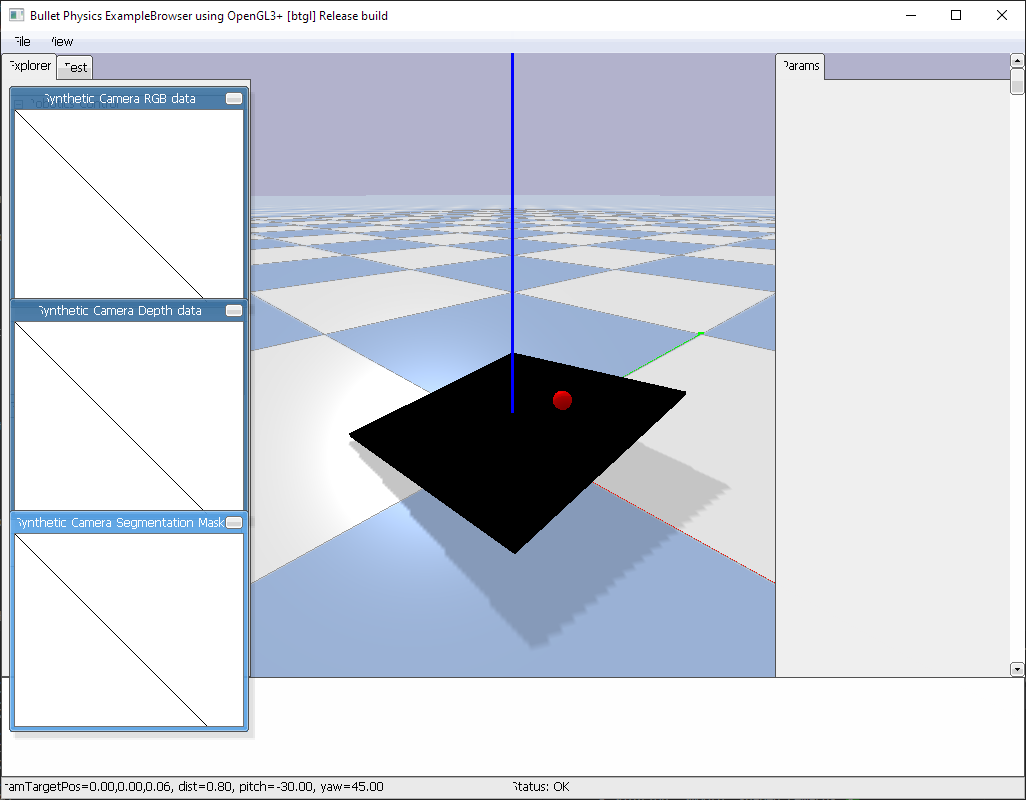
#> input picture sim.png, 1026 x 800 px
$ python -i camera_calibration_test.py   (imports and definitions only)
#> lines starting #> are read from the running program, lines starting #| are printed output that depends on the picture; after the words box and inside, x2 and y2 are one past the last pixel; in counts of white or black regions, pixels touching at a corner belong together
#> further down, picture is the input picture: shape (800, 1026, 3); mean B, G, R 219.9, 210.2, 205.5
"""
Camera Calibration Test - Safe Version

This script tests the table calibration process safely.
It will detect your table/mousemat and save the calibration data.

Usage: python camera_calibration_test.py
"""

import cv2
import numpy as np
import time
import os
import json
from typing import Optional, Tuple
import pyrealsense2 as rs


class CameraCalibrationTest:
    """
    Safe calibration test for table detection
    """

    def __init__(self):
        self.pipeline = None
        self.config = None
        self.table_corners_pixels = None
        # Mousemat dimensions (18cm x 22cm)
        self.table_width = 0.22   # 22cm width
        self.table_height = 0.18  # 18cm height

        # Output directory for calibration data
        self.output_dir = "calibration_data"
        if not os.path.exists(self.output_dir):
            os.makedirs(self.output_dir)
            print(f"📁 Created calibration directory: {self.output_dir}")

    # [19 lines left out: function initialize_camera, not called in this run]

    def detect_table_corners(self, image: np.ndarray) -> Optional[np.ndarray]:
        """Detect table corners (same as preview script)"""
        gray = cv2.cvtColor(image, cv2.COLOR_BGR2GRAY)
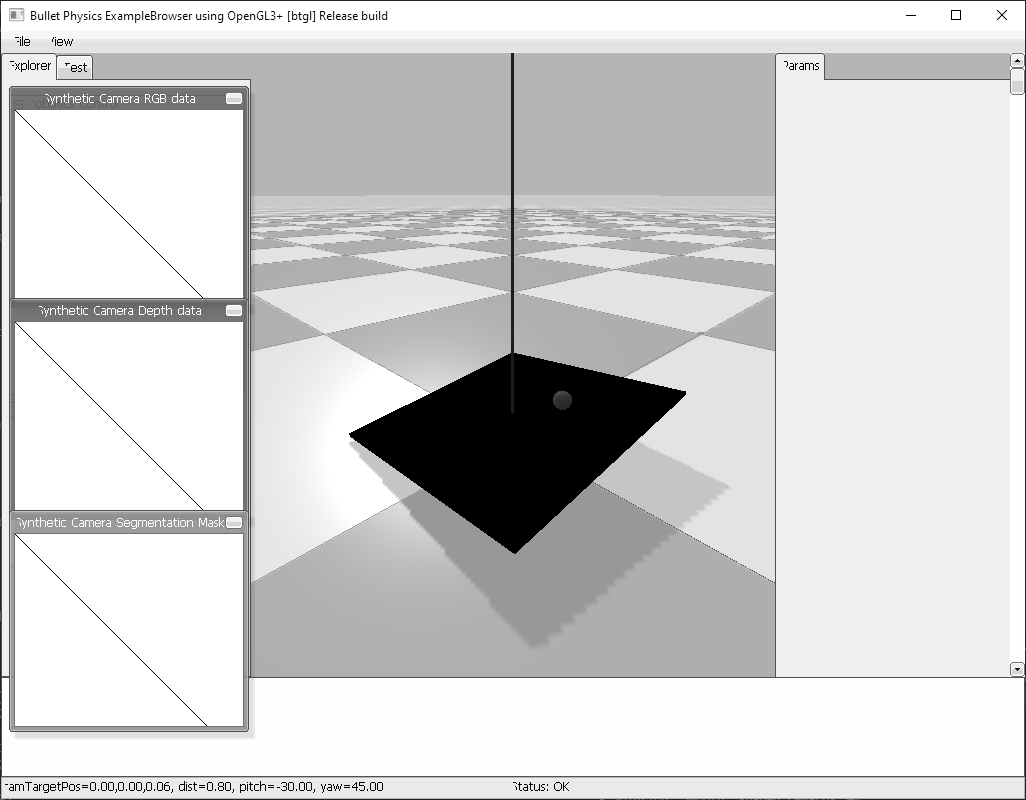
#> gray: shape (800, 1026); min 0, max 255, mean 209.9
        blurred = cv2.GaussianBlur(gray, (5, 5), 0)
        edges = cv2.Canny(blurred, 50, 150)
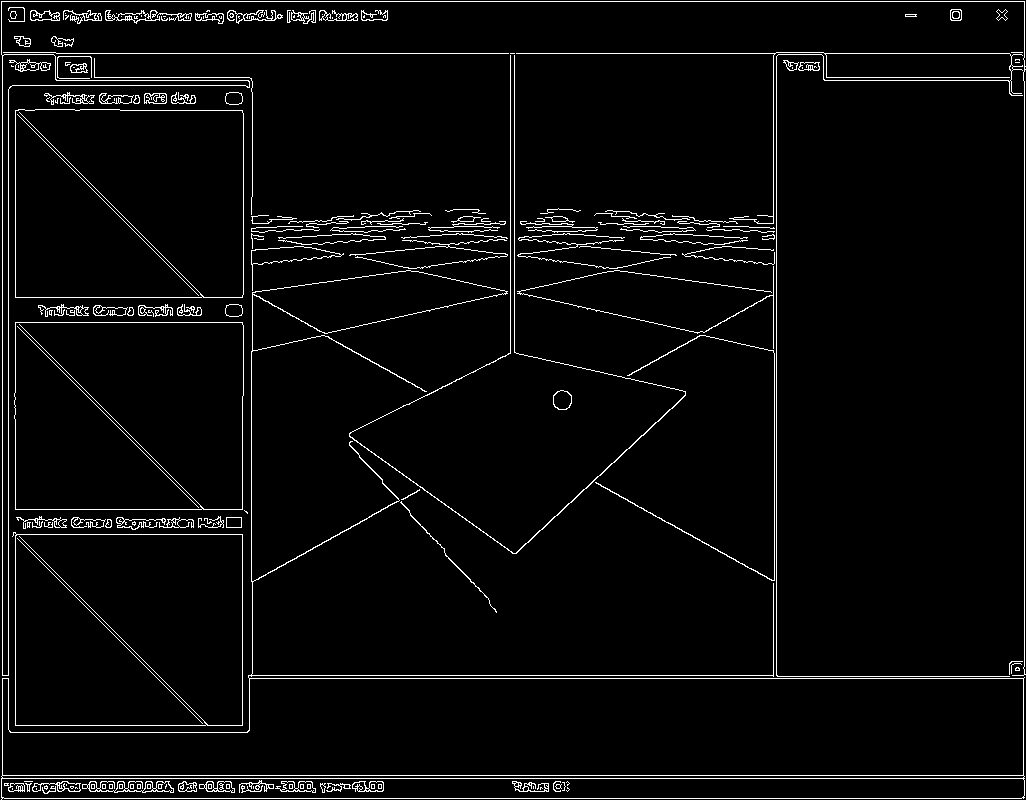
#> edges: shape (800, 1026); 3.7% white in thin lines or dots

        contours, _ = cv2.findContours(edges, cv2.RETR_EXTERNAL, cv2.CHAIN_APPROX_SIMPLE)
#> contours = 125 contours, 73 with area under 20; largest, box (x1, y1, x2, y2) and area: (1, 270, 1025, 800) 117972, (12, 532, 243, 726) 43356, (15, 109, 244, 298) 42717, (14, 322, 244, 510) 42533, (1, 1, 1026, 676) 6168

        best_corners = None
        best_area = 0

        for contour in contours:
            epsilon = 0.02 * cv2.arcLength(contour, True)
            approx = cv2.approxPolyDP(contour, epsilon, True)

            area = cv2.contourArea(contour)
            if len(approx) == 4 and area > 10000:
                if area > best_area:
                    best_area = area
                    corners = approx.reshape(4, 2).astype(np.float32)
                    best_corners = self._sort_corners(corners)
#> this loop made 125 passes
#> (epsilon, area, best_area, corners, center in _sort_corners, best_corners) on pass 4: (17.05, 43356.5, 43356.5, [[13, 532], [15, 725], [242, 725], [242, 534]], [128, 629], [[13, 532], [242, 534], [242, 725], [15, 725]])
#> (epsilon, area) on passes 9, 12, 13, 14, 16, 20: (0.501, 37.5), (3.19, 92), (5.67, 75), (4.51, 49), (3.66, 108.5), (1.27, 288)
#> after the loop, best_area = 43356.5

        return best_corners

    def _sort_corners(self, corners: np.ndarray) -> np.ndarray:
        """Sort corners consistently"""
        center = np.mean(corners, axis=0)

        def angle_from_center(point):
            return np.arctan2(point[1] - center[1], point[0] - center[0])

        sorted_corners = sorted(corners, key=angle_from_center)
        return np.array(sorted_corners, dtype=np.float32)

    # [190 lines left out: functions run_calibration, save_calibration_data, cleanup, main, not called in this run]


# [2 lines not run here, left out]

>>> import cv2
>>> picture = cv2.imread('sim.png')
>>> result = CameraCalibrationTest().detect_table_corners(picture)
#> result = [[13, 532], [242, 534], [242, 725], [15, 725]]
